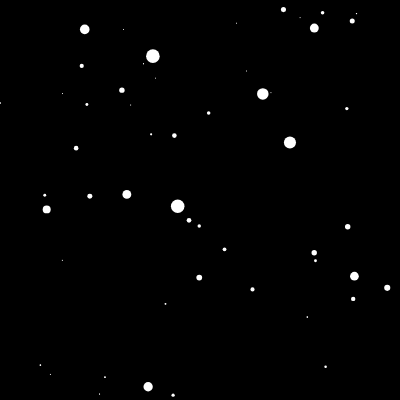
Frame 1 (no input)
Frame 60 (no input): identical to frame 1, image omitted
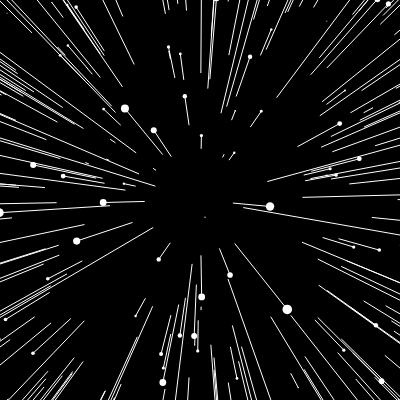
Frame 120 (the mouse pressed at the canvas centre since frame 60)

The p5.js sketch that drew these frames (run headless with seeded random() and noise() and a simulated clock; from frame 60 on, the mouse is pressed at the canvas centre):

// p5.js sketch
// ── sketch.js
var stars = [];
var speed;

function setup() {
  createCanvas(400, 400);
  for (var i = 0; i < 800; i++) {
  	stars[i] = new Star();
  }
}

function draw() {
	speed = map(mouseX, 0, width, 0, 20);
	background(0);
	translate(width/2, height/2);
	for (var i = 0; i < stars.length; i++) {
		stars[i].update();
		stars[i].show();
	}
}

class Star {
	
	constructor() {
		this.x = random(-width, width);
		this.y = random(-height, height);
		this.z = random(width);
		this.pz = this.z;
	}

	update() {		
		this.z = this.z - speed;
		if (this.z < 1) {
			this.z = width;
			this.x = random(-width, width);
			this.y = random(-height, height);
			this.pz = this.z;
		}
	}

	show() {
		fill(255);
		noStroke();

		var sx = map(this.x / this.z, 0, 1, 0, width);
		var sy = map(this.y / this.z, 0, 1, 0, height);

		var r = map(this.z, 0, width, 16, 0);
		ellipse(sx, sy, r, r);

		var px = map(this.x / this.pz, 0, 1, 0, width);
		var py = map(this.y / this.pz, 0, 1, 0, height);

		stroke(255);
		line(px, py, sx, sy);


	}
}
